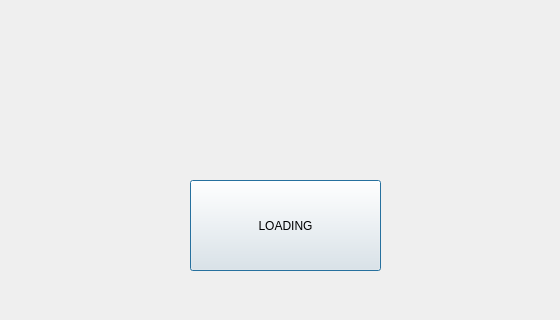
<?xml version="1.0" encoding="UTF-8"?>
<ui version="4.0">
 <class>Get_wireless_data</class>
 <widget class="QDialog" name="Get_wireless_data">
  <property name="geometry">
   <rect>
    <x>0</x>
    <y>0</y>
    <width>560</width>
    <height>320</height>
   </rect>
  </property>
  <property name="windowTitle">
   <string>Dialog</string>
  </property>
  <widget class="QPushButton" name="pushButton">
   <property name="geometry">
    <rect>
     <x>190</x>
     <y>180</y>
     <width>191</width>
     <height>91</height>
    </rect>
   </property>
   <property name="text">
    <string>LOADING</string>
   </property>
  </widget>
 </widget>
 <resources/>
 <connections/>
</ui>
